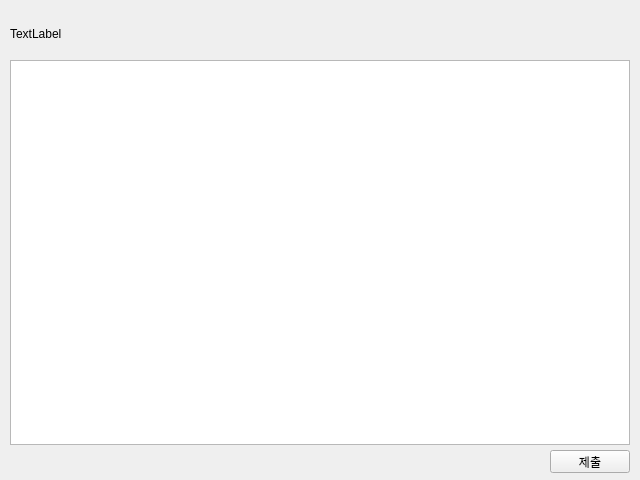
<?xml version="1.0" encoding="UTF-8"?>
<ui version="4.0">
 <class>Form</class>
 <widget class="QWidget" name="Form">
  <property name="geometry">
   <rect>
    <x>0</x>
    <y>0</y>
    <width>640</width>
    <height>480</height>
   </rect>
  </property>
  <property name="windowTitle">
   <string>Form</string>
  </property>
  <widget class="QLabel" name="codingQuestion">
   <property name="geometry">
    <rect>
     <x>10</x>
     <y>10</y>
     <width>620</width>
     <height>48</height>
    </rect>
   </property>
   <property name="text">
    <string>TextLabel</string>
   </property>
  </widget>
  <widget class="QTextEdit" name="codeBox">
   <property name="geometry">
    <rect>
     <x>10</x>
     <y>60</y>
     <width>620</width>
     <height>385</height>
    </rect>
   </property>
  </widget>
  <widget class="QPushButton" name="codeSubmit">
   <property name="geometry">
    <rect>
     <x>550</x>
     <y>450</y>
     <width>80</width>
     <height>23</height>
    </rect>
   </property>
   <property name="text">
    <string>제출</string>
   </property>
  </widget>
 </widget>
 <resources/>
 <connections/>
</ui>
